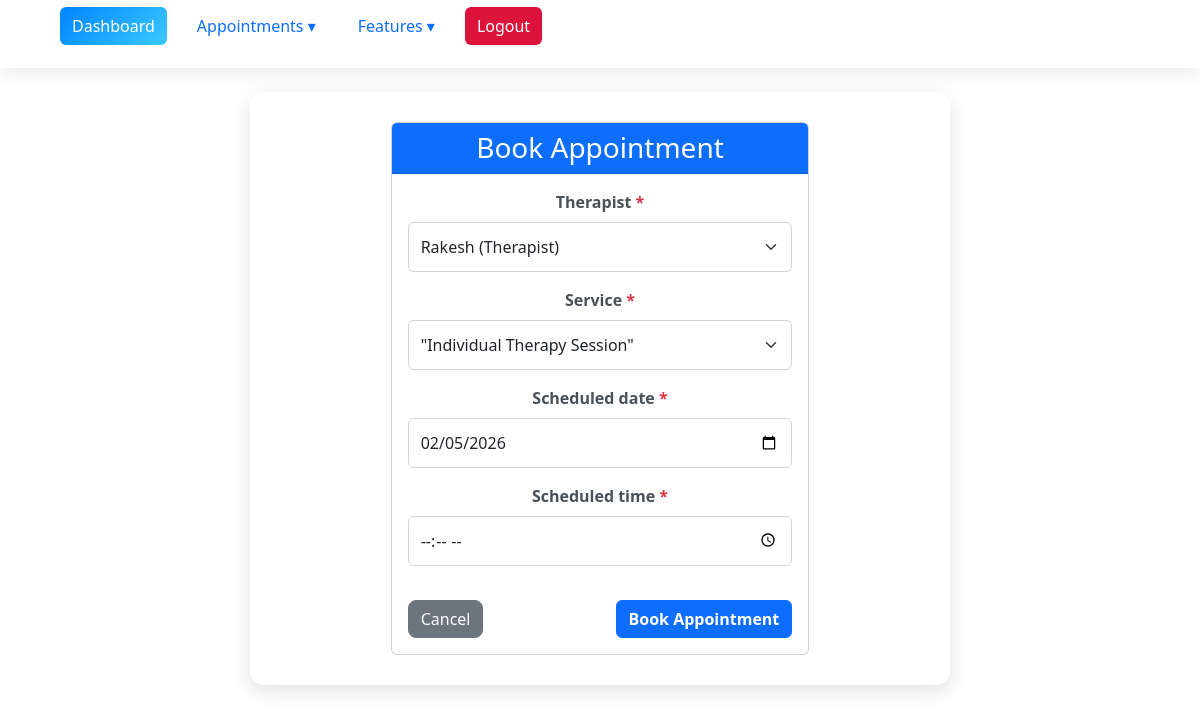
The app's page /appointments/book/ (signed in) with its own data.
### myproject/base/models.py (models this page shows)
class User(AbstractUser):
    ROLE_CHOICES = [
        ('Patient', 'Patient'),
        ('Therapist', 'Therapist'),
        ('Admin', 'Admin'),
        ('SupportStaff', 'Support Staff'),
    ]
    GENDER_CHOICES = [
        ('Male', 'Male'),
        ('Female', 'Female'),
        ('Other', 'Other'),
    ]
    role = models.CharField(max_length=20, choices=ROLE_CHOICES)
    phone_number = models.CharField(max_length=15, blank=True, null=True)
    gender = models.CharField(max_length=10, choices=GENDER_CHOICES, blank=True, null=True)
    date_of_birth = models.DateField(blank=True, null=True)
    address = models.TextField(blank=True, null=True)
    profile_picture = models.ImageField(upload_to='profiles/', blank=True, null=True)
    specialization = models.CharField(max_length=255, blank=True, null=True)
    years_of_experience = models.PositiveIntegerField(default=0)
    qualification = models.CharField(max_length=255, blank=True, null=True)
    availability_status = models.BooleanField(default=True)
    ratings_average = models.FloatField(default=0,
                                        validators=[MinValueValidator(0), MaxValueValidator(5)])
    languages_spoken = models.CharField(max_length=255, blank=True, null=True)
    verification_status = models.BooleanField(default=False)
    groups = models.ManyToManyField(
        Group,
        related_name="custom_user_groups",
        blank=True
    )
    user_permissions = models.ManyToManyField(
        Permission,
        related_name="custom_user_permissions",
        blank=True
    )
    def __str__(self):
        return f"{self.username} ({self.role})"
    class Meta:
        ordering = ['username']

class Service(models.Model):
    name = models.CharField(max_length=100)
    description = models.TextField()
    duration_minutes = models.PositiveIntegerField()
    base_fee = models.DecimalField(max_digits=8, decimal_places=2)
    image = models.ImageField(upload_to='services/', blank=True, null=True)
    required_equipment = models.TextField(
        blank=True,
        help_text="List equipment, separated by commas"
    )
    is_active = models.BooleanField(default=True)
    def __str__(self):
        return self.name

### myproject/base/views.py (the view)
# urls.py: path('appointments/book/', views.book_appointment, name='book_appointment'),
@login_required
def book_appointment(request):
    if request.user.role != "Patient":
        messages.error(request, "Only patients can book appointments.")
        return redirect("dashboard")
    if request.method == "POST":
        form = AppointmentForm(request.POST)
        if form.is_valid():
            appointment = form.save(commit=False)
            appointment.patient = request.user
            appointment.booking_status = "Pending"
            appointment.save()
            messages.success(request, "Appointment booked successfully!")
            return redirect("dashboard")
    else:
        form = AppointmentForm()
    return render(request, "appointment/book_appointment.html", {
        "form": form,
        "user_role": request.user.role
    })

### myproject/base/forms.py
class AppointmentForm(forms.ModelForm):
    scheduled_date = forms.DateField(widget=forms.DateInput(
        attrs={'type': 'date', 'class': 'form-control'}
    ))
    scheduled_time = forms.TimeField(widget=forms.TimeInput(
        attrs={'type': 'time', 'class': 'form-control'}
    ))
    class Meta:
        model = Appointment
        fields = ['therapist', 'service', 'scheduled_date', 'scheduled_time']
        widgets = {
            'therapist': forms.Select(attrs={'class': 'form-select'}),
            'service': forms.Select(attrs={'class': 'form-select'}),
        }
    def __init__(self, *args, **kwargs):
        super(AppointmentForm, self).__init__(*args, **kwargs)
        self.fields['therapist'].queryset = User.objects.filter(role="Therapist")

### myproject/base/templates/appointment/book_appointment.html (shortened to what this page needs)
{% extends 'main.html' %}
{% block content %}
<div class="container mt-4">
    <div class="row justify-content-center">
        <div class="col-md-8">
            <div class="card">
                <div class="card-header bg-primary text-white">
                    <h3 class="card-title mb-0">
                         Book Appointment
                    </h3>
                </div>
                <div class="card-body">
                    <form method="POST">
                        {% for field in form %}
                        <div class="mb-3">
                            <label for="{{ field.id_for_label }}" class="form-label fw-bold">
                                {{ field.label }}
                                {% if field.field.required %}<span class="text-danger">*</span>{% endif %}
                            </label>
                            {% if field.field.widget.input_type == 'select' %}
                                <select name="{{ field.name }}" id="{{ field.id_for_label }}" class="form-select">
                                    {% for choice in field.field.choices %}
                                        {% if choice.0 %}
                                        <option value="{{ choice.0 }}" {% if field.value == choice.0 %}selected{% endif %}>
                                            {{ choice.1 }}
                                        </option>
                                        {% endif %}
                                    {% endfor %}
                                </select>
                            {% elif field.field.widget.input_type == 'datetime-local' %}
                                <input type="datetime-local" name="{{ field.name }}" id="{{ field.id_for_label }}"
                                       class="form-control" value="{{ field.value|date:'Y-m-d\TH:i'|default:'' }}">
                            {% elif field.field.widget.input_type == 'date' %}
                                <input type="date" name="{{ field.name }}" id="{{ field.id_for_label }}"
                                       class="form-control" value="{{ field.value|date:'Y-m-d'|default:'' }}">
                            {% elif field.field.widget.input_type == 'time' %}
                                <input type="time" name="{{ field.name }}" id="{{ field.id_for_label }}"
                                       class="form-control" value="{{ field.value|time:'H:i'|default:'' }}">
                            {% elif field.field.widget.input_type == 'textarea' %}
                                <textarea name="{{ field.name }}" id="{{ field.id_for_label }}"
                                          class="form-control" rows="3"
                                          placeholder="Enter {{ field.label|lower }}...">{{ field.value|default:'' }}</textarea>
                            {% else %}
                                {{ field }}
                            {% endif %}
                        </div>
                        {% endfor %}
                        <div class="d-flex justify-content-between align-items-center mt-4">
                            <a href="{% url 'dashboard' %}" class="btn btn-secondary">
                                 Cancel
                            </a>
                            <button type="submit" class="btn btn-primary">
                                 Book Appointment
                            </button>
                        </div>
                    </form>
                </div>
            </div>
        </div>
    </div>
</div>
{% endblock %}

### static/style.css (style rules this page uses)
.container.mt-4 { background: rgba(255, 255, 255, 0.88); padding: 30px; border-radius: 14px; max-width: 700px; margin: auto; box-shadow: 0 6px 20px rgba(0,0,0,0.12); animation: fadeInPage 0.6s ease-in-out; }
form label { font-weight: 600; margin-bottom: 6px; display: inline-block; }
input, textarea, select { width: 100% !important; padding: 10px 14px; border-radius: 8px; border: 1.5px solid #ccc; transition: all 0.25s ease-in-out; font-size: 15px; }
.btn-secondary { border-radius: 8px; }
form button, form .btn-secondary { margin-top: 10px; }
.btn-primary { border-radius: 6px; font-weight: 600; transition: transform 0.25s ease, background 0.3s ease; }

### templates/nav.html (style rules this page uses)
:root { --primary-color: #0084ff; --gradient: linear-gradient(135deg, #0084ff, #3cc8ff); --bg-light: #ffffff; --bg-dark: #0b0e12; --text-light: #fff; --text-dark: #222; --nav-bg-light: rgba(255, 255, 255, 0.85); --nav-bg-dark: rgba(20, 20, 20, 0.85); --hover-light: #e7f3ff; --hover-dark: #1f2a37; --blur-bg: blur(10px); }
body.light-theme { background: var(--bg-light); color: var(--text-dark); }

### myproject/base/templates/appointment/book_appointment.html (style rules this page uses)
.form-control, .form-select { border-radius: 0.375rem; border: 1px solid #ced4da; padding: 0.75rem; width: 100%; font-size: 1rem; }
.form-label { margin-bottom: 0.5rem; color: #495057; }
input[type="date"], input[type="time"], input[type="datetime-local"] { cursor: pointer; }

### records on screen
User: therapist "Rakesh (Therapist)"
Service: service "\"Individual Therapy Session\""

### other values on screen
{{ field.label }} "Therapist" "Service" "Scheduled date" "Scheduled time"
